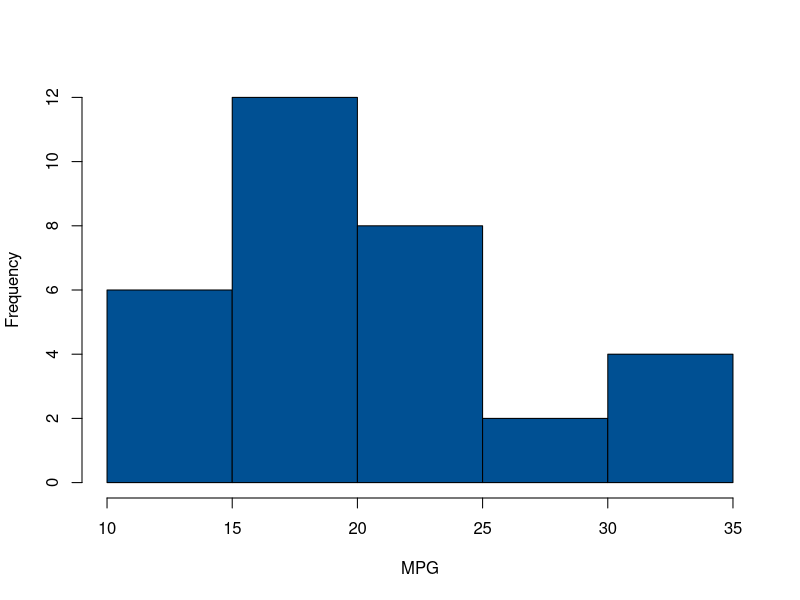
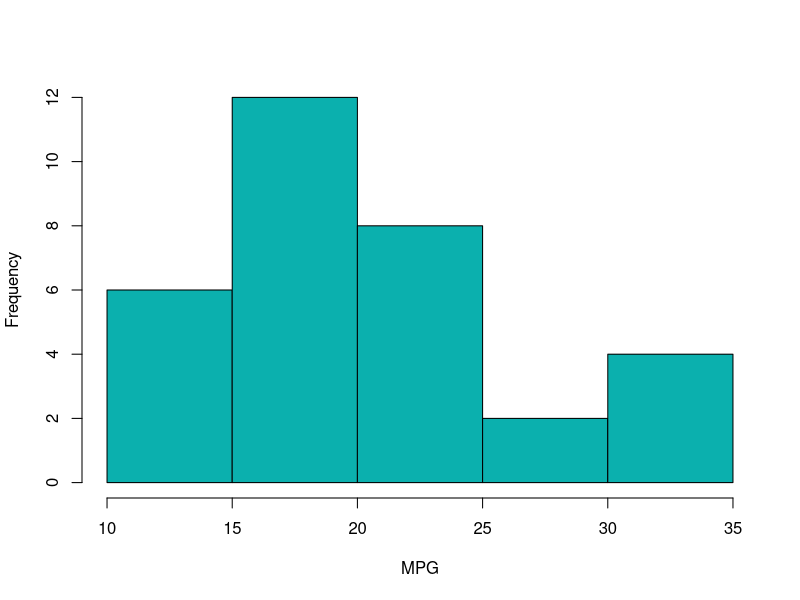
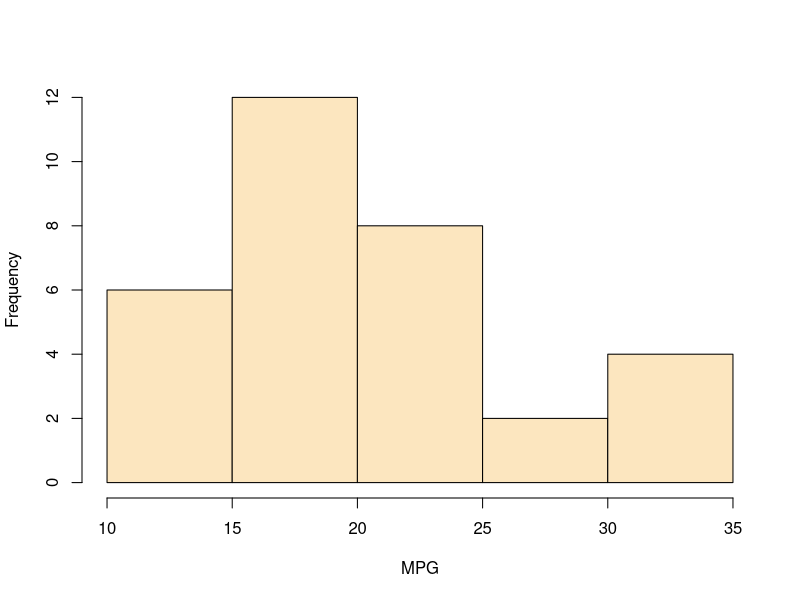
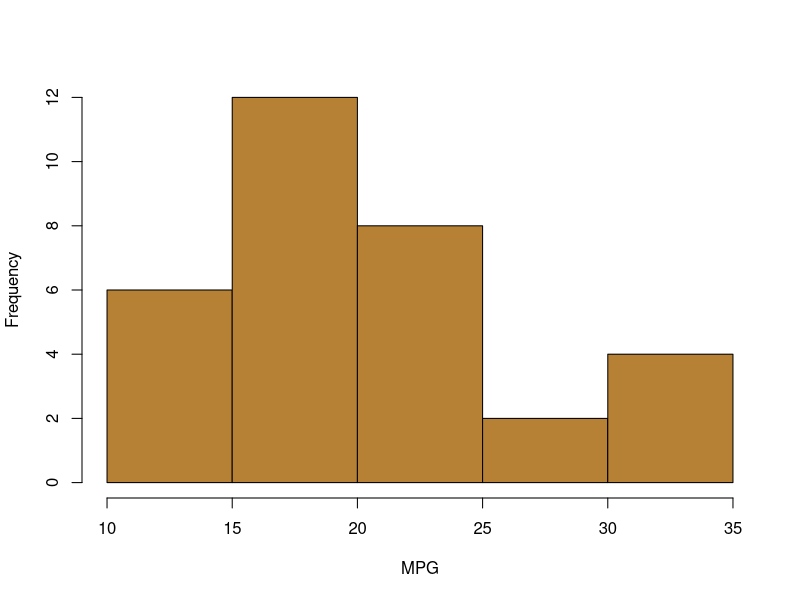
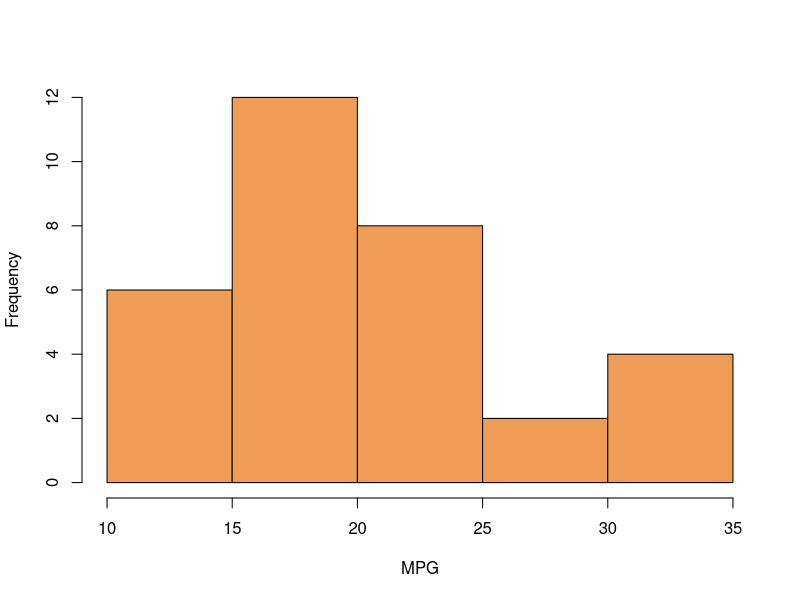
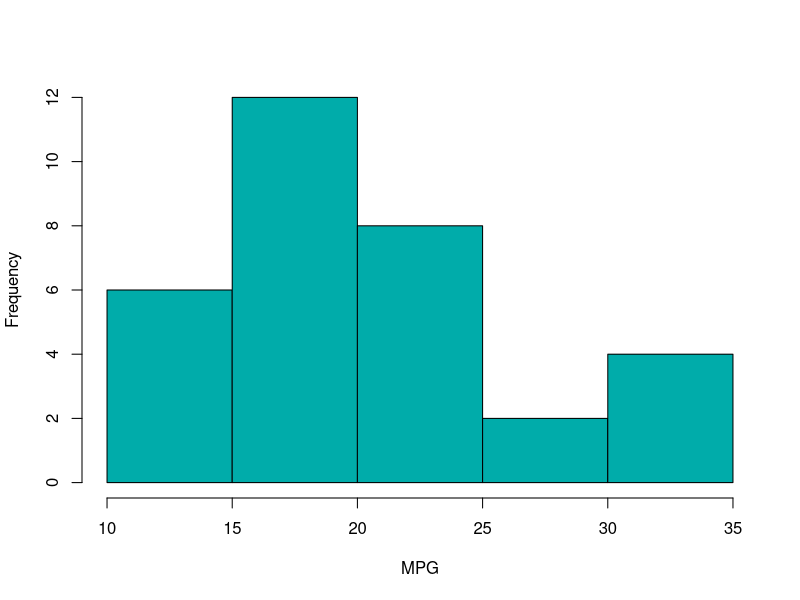
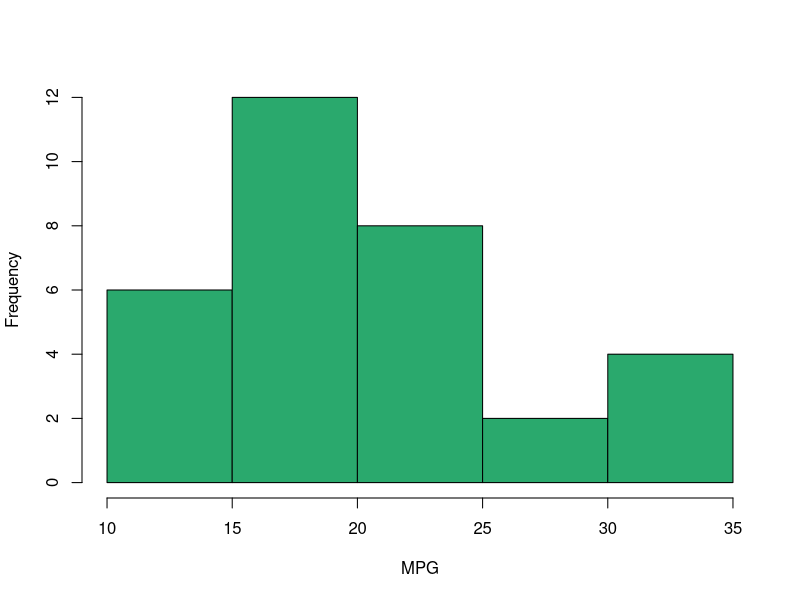
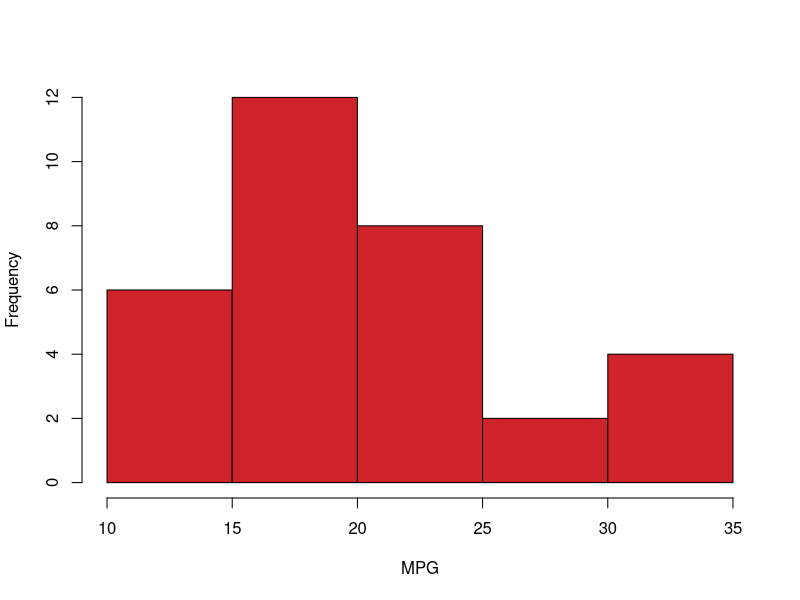

Generate these figures, in order, with R:
## ---- chunk 1
stbc <- function (x){
  hist(mtcars$mpg, main = "", xlab = "MPG", col = x)
}
## ---- chunk 2
stbc("#005093")
## ---- chunk 3
stbc("#0bb0ae")
## ---- chunk 4
stbc("#fce6bf")
stbc("#b78135")
stbc("#ef9d56")
## ---- chunk 5
stbc("#00acaa")
stbc("#2aa96d")
## ---- chunk 6
stbc("#cf232a")
stbc("#d5493a")
